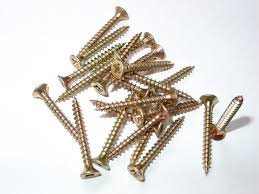
#> input picture Reto4/images.jpg, 259 x 194 px
$ python Reto4.py
#> lines starting #> are read from the running program, lines starting #| are printed output that depends on the picture; after the words box and inside, x2 and y2 are one past the last pixel; in counts of white or black regions, pixels touching at a corner belong together
import os, cv2

BASE = os.path.dirname(__file__)
SRC  = os.path.join(BASE, 'images.jpg')
OUT1 = os.path.join(BASE, 'mascara.png')
OUT2 = os.path.join(BASE, 'segmentado.png')

img_gray = cv2.imread(SRC, cv2.IMREAD_GRAYSCALE)
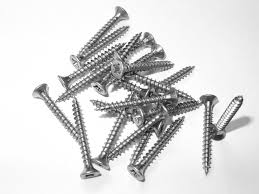
#> img_gray: shape (194, 259); min 0, max 255, mean 216.5
if img_gray is None:
    raise FileNotFoundError(SRC)

blur = cv2.GaussianBlur(img_gray, (5, 5), 0)
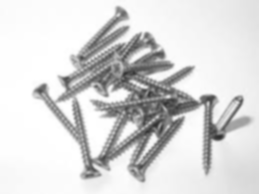
#> blur: shape (194, 259); min 47, max 255, mean 216.5

binary = cv2.adaptiveThreshold(
            blur, 255,
            cv2.ADAPTIVE_THRESH_GAUSSIAN_C,
            cv2.THRESH_BINARY_INV,
            11, 2)
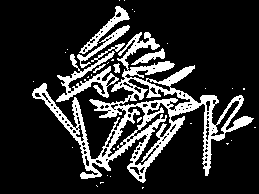
#> binary: shape (194, 259); 18% white; 34 white regions (27 under 20 px), largest, box (x1, y1, x2, y2) and area: (32, 32, 254, 183) 6853, (56, 43, 125, 102) 1035, (79, 6, 130, 54) 434

kernel = cv2.getStructuringElement(cv2.MORPH_RECT, (3, 3))
opening = cv2.morphologyEx(binary, cv2.MORPH_OPEN, kernel, iterations=2)
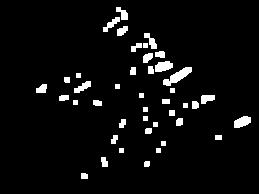
#> opening: shape (194, 259); 4.8% white; 42 white regions

contours, _ = cv2.findContours(opening, cv2.RETR_EXTERNAL,
                               cv2.CHAIN_APPROX_SIMPLE)
#> contours = 42 contours, 13 with area under 20; largest, box (x1, y1, x2, y2) and area: (163, 67, 192, 86) 200, (155, 61, 173, 72) 126, (234, 116, 251, 128) 124, (74, 81, 91, 93) 82, (201, 95, 215, 104) 77

img_rgb = cv2.cvtColor(img_gray, cv2.COLOR_GRAY2BGR)
objetos = 0
for c in contours:
    if cv2.contourArea(c) > 200:
        x, y, w, h = cv2.boundingRect(c)
        cv2.rectangle(img_rgb, (x, y), (x+w, y+h), (0, 255, 0), 2)
        objetos += 1
#> this loop made 42 passes
#> c on passes 4, 5, 6, 7, 10, 14, 15, 16, 17, 20, 21, 24: [[156, 148], [156, 152], [160, 152], [160, 148]], [[119, 148], [119, 152], [123, 152], [123, 148]], [[161, 141], [161, 145], [165, 145], [165, 141]], [[215, 135], [215, 139], [221, 139], [221, 135]], [[153, 122], [153, 126], [157, 126], [157, 122]], [[143, 116], [143, 120], [147, 120], [147, 116]], [[169, 110], [169, 115], [174, 115], [174, 110]], [[143, 107], [143, 111], [147, 111], [147, 107]], [[183, 103], [183, 107], [187, 107], [187, 103]], [[73, 100], [73, 104], [77, 104], [77, 100]], [[162, 99], [162, 103], [169, 103], [169, 99]], [[139, 93], [139, 97], [143, 97], [143, 93]]
#> after the loop, objetos = 0

print('Objetos detectados:', objetos)
#| Objetos detectados: 0

cv2.imwrite(OUT1, opening)
cv2.imwrite(OUT2, img_rgb)
print('Guardados:', OUT1, 'y', OUT2)
